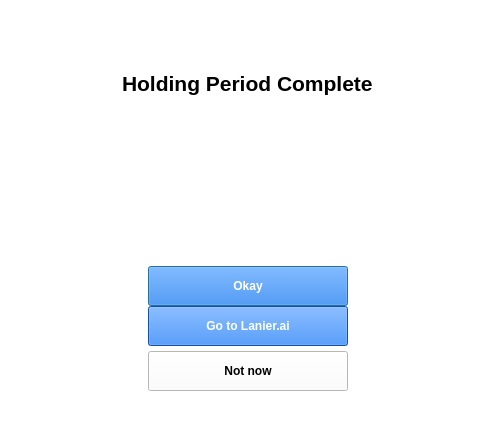
<?xml version="1.0" encoding="UTF-8"?>
<ui version="4.0">
 <class>HoldingPeriodCompleteDialog</class>
 <widget class="QDialog" name="HoldingPeriodCompleteDialog">
  <property name="geometry">
   <rect>
    <x>0</x>
    <y>0</y>
    <width>496</width>
    <height>436</height>
   </rect>
  </property>
  <property name="sizePolicy">
   <sizepolicy hsizetype="Preferred" vsizetype="Preferred">
    <horstretch>0</horstretch>
    <verstretch>0</verstretch>
   </sizepolicy>
  </property>
  <property name="windowTitle">
   <string>Dialog</string>
  </property>
  <property name="styleSheet">
   <string notr="true">QDialog {
	background:#fff;
	color:#000;
}
QLabel {
	color:#000;
	margin-bottom:20;
}</string>
  </property>
  <layout class="QGridLayout" name="gridLayout">
   <property name="bottomMargin">
    <number>9</number>
   </property>
   <property name="horizontalSpacing">
    <number>0</number>
   </property>
   <property name="verticalSpacing">
    <number>6</number>
   </property>
   <item row="0" column="0">
    <layout class="QVBoxLayout" name="verticalLayout">
     <property name="topMargin">
      <number>60</number>
     </property>
     <item alignment="Qt::AlignHCenter">
      <widget class="QLabel" name="labelTitle">
       <property name="font">
        <font>
         <pointsize>16</pointsize>
         <weight>75</weight>
         <bold>true</bold>
        </font>
       </property>
       <property name="text">
        <string>Holding Period Complete</string>
       </property>
      </widget>
     </item>
     <item alignment="Qt::AlignHCenter">
      <widget class="QLabel" name="labelInfo">
       <property name="minimumSize">
        <size>
         <width>400</width>
         <height>150</height>
        </size>
       </property>
       <property name="maximumSize">
        <size>
         <width>400</width>
         <height>16777215</height>
        </size>
       </property>
       <property name="text">
        <string notr="true">&lt;info_placeholder&gt;</string>
       </property>
       <property name="alignment">
        <set>Qt::AlignCenter</set>
       </property>
       <property name="wordWrap">
        <bool>true</bool>
       </property>
      </widget>
     </item>
     <item alignment="Qt::AlignHCenter">
      <widget class="QPushButton" name="pushButtonOkay">
       <property name="minimumSize">
        <size>
         <width>200</width>
         <height>40</height>
        </size>
       </property>
       <property name="maximumSize">
        <size>
         <width>200</width>
         <height>40</height>
        </size>
       </property>
       <property name="font">
        <font>
         <pointsize>9</pointsize>
         <weight>75</weight>
         <bold>true</bold>
        </font>
       </property>
       <property name="styleSheet">
        <string notr="true">background:#1972ea;
color:#fff;</string>
       </property>
       <property name="text">
        <string>Okay</string>
       </property>
      </widget>
     </item>
     <item alignment="Qt::AlignHCenter">
      <widget class="QPushButton" name="pushButtonGoTo">
       <property name="minimumSize">
        <size>
         <width>200</width>
         <height>40</height>
        </size>
       </property>
       <property name="maximumSize">
        <size>
         <width>200</width>
         <height>40</height>
        </size>
       </property>
       <property name="font">
        <font>
         <weight>75</weight>
         <bold>true</bold>
        </font>
       </property>
       <property name="styleSheet">
        <string notr="true">background:#1972ea;
color:#fff;</string>
       </property>
       <property name="text">
        <string>Go to Lanier.ai</string>
       </property>
      </widget>
     </item>
     <item>
      <spacer name="verticalSpacer_2">
       <property name="orientation">
        <enum>Qt::Vertical</enum>
       </property>
       <property name="sizeType">
        <enum>QSizePolicy::Fixed</enum>
       </property>
       <property name="sizeHint" stdset="0">
        <size>
         <width>20</width>
         <height>5</height>
        </size>
       </property>
      </spacer>
     </item>
     <item alignment="Qt::AlignHCenter">
      <widget class="QPushButton" name="pushButtonNotNow">
       <property name="minimumSize">
        <size>
         <width>200</width>
         <height>40</height>
        </size>
       </property>
       <property name="maximumSize">
        <size>
         <width>200</width>
         <height>40</height>
        </size>
       </property>
       <property name="font">
        <font>
         <weight>75</weight>
         <bold>true</bold>
        </font>
       </property>
       <property name="styleSheet">
        <string notr="true">background:white;
color:black;</string>
       </property>
       <property name="text">
        <string>Not now</string>
       </property>
      </widget>
     </item>
     <item>
      <spacer name="verticalSpacer">
       <property name="orientation">
        <enum>Qt::Vertical</enum>
       </property>
       <property name="sizeHint" stdset="0">
        <size>
         <width>20</width>
         <height>40</height>
        </size>
       </property>
      </spacer>
     </item>
    </layout>
   </item>
  </layout>
 </widget>
 <resources/>
 <connections>
  <connection>
   <sender>pushButtonNotNow</sender>
   <signal>clicked()</signal>
   <receiver>HoldingPeriodCompleteDialog</receiver>
   <slot>reject()</slot>
   <hints>
    <hint type="sourcelabel">
     <x>271</x>
     <y>342</y>
    </hint>
    <hint type="destinationlabel">
     <x>271</x>
     <y>215</y>
    </hint>
   </hints>
  </connection>
  <connection>
   <sender>pushButtonGoTo</sender>
   <signal>clicked()</signal>
   <receiver>HoldingPeriodCompleteDialog</receiver>
   <slot>accept()</slot>
   <hints>
    <hint type="sourcelabel">
     <x>271</x>
     <y>296</y>
    </hint>
    <hint type="destinationlabel">
     <x>271</x>
     <y>215</y>
    </hint>
   </hints>
  </connection>
 </connections>
</ui>
